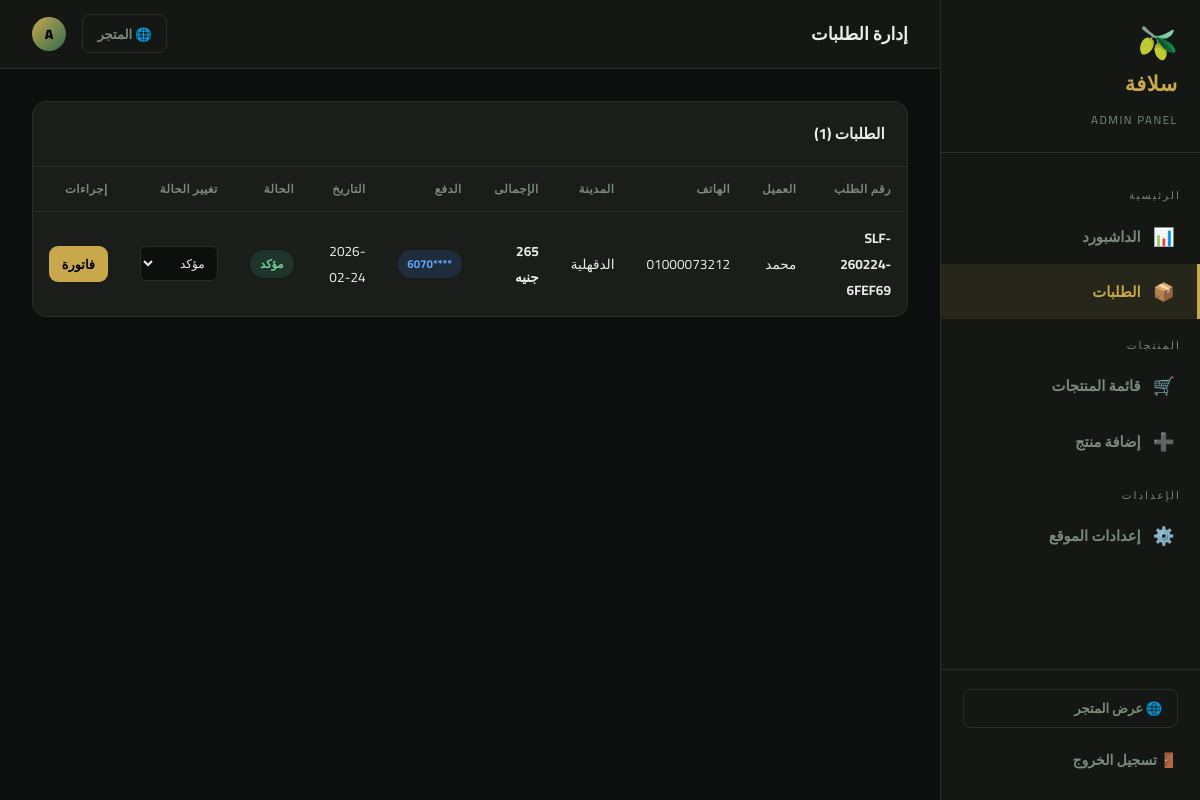
The page /admin/orders (signed in) on the database as committed earlier.
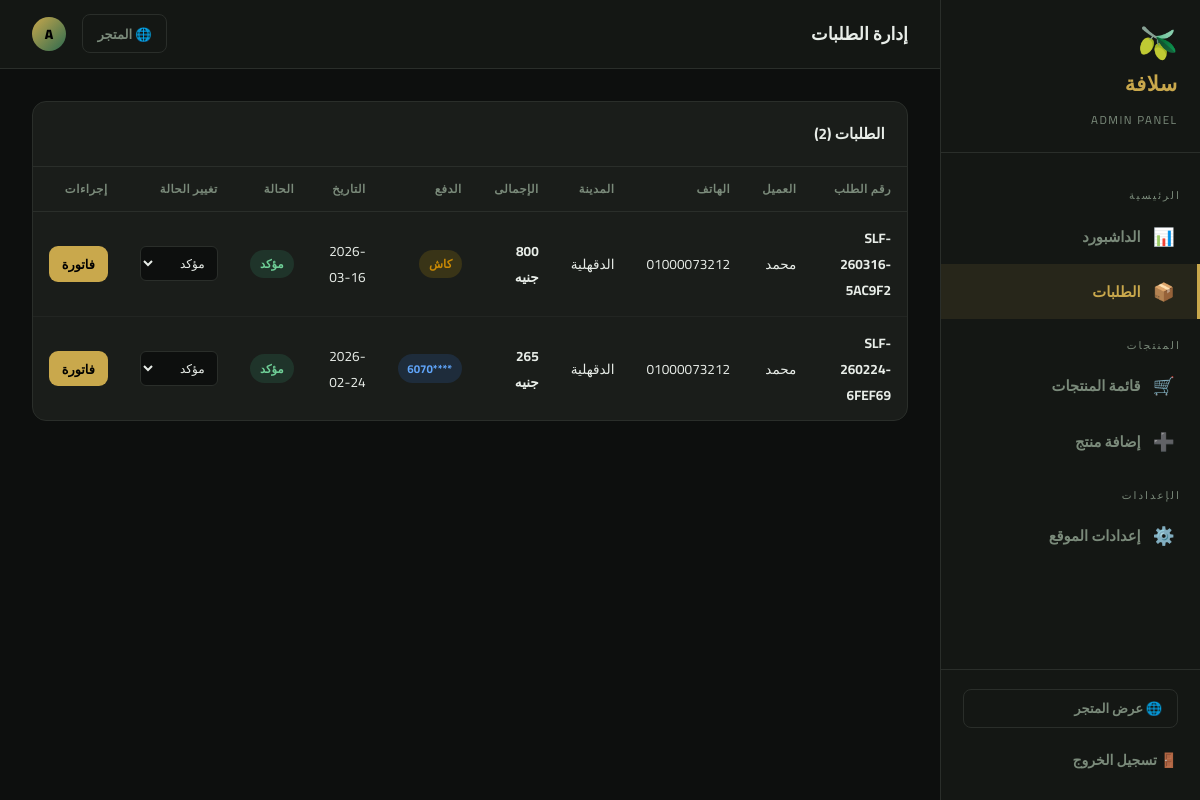
The same page on the database as committed later.
### tables this page shows
CREATE TABLE settings (
            key TEXT PRIMARY KEY,
            value TEXT
        );

CREATE TABLE orders (
            id INTEGER PRIMARY KEY AUTOINCREMENT,
            order_number TEXT,
            full_name TEXT, phone TEXT, city TEXT, address TEXT,
            total REAL, tax REAL, grand_total REAL,
            card_last4 TEXT, status TEXT DEFAULT 'confirmed',
            lang TEXT DEFAULT 'ar',
            created_at TEXT DEFAULT CURRENT_TIMESTAMP
        , payment_method TEXT DEFAULT 'card');

### app.py (the view)
@app.route('/admin/orders')
@admin_required
def admin_orders():
    con = db()
    orders = con.execute('SELECT * FROM orders ORDER BY id DESC').fetchall()
    con.close()
    return render_template('admin/orders.html', orders=orders)

### app.py (called while the page is built)
def db():
    c = sqlite3.connect(DB)
    c.row_factory = sqlite3.Row
    return c

def get_all_settings():
    con = db()
    rows = con.execute('SELECT key, value FROM settings').fetchall()
    con.close()
    return {r['key']: r['value'] for r in rows}

def get_lang():
    return session.get('lang', 'ar')

@app.context_processor
def inject_globals():
    return dict(s=get_all_settings(), lang=get_lang())

def admin_required(f):
    @wraps(f)
    def decorated(*args, **kwargs):
        if not session.get('admin_logged_in'):
            return redirect(url_for('admin_login'))
        return f(*args, **kwargs)
    return decorated

### templates/admin/orders.html (shortened to what this page needs)
{% extends "admin/base.html" %}
{% block page_title %} إدارة الطلبات{% endblock %}
{% block content %}
<div class="a-card">
  <div class="a-card-head"><h3>الطلبات ({{ orders|length }})</h3></div>
  <div style="padding:0">
    <table class="a-table">
      <thead>
        <tr>
          <th>رقم الطلب</th>
          <th>العميل</th>
          <th>الهاتف</th>
          <th>المدينة</th>
          <th>الإجمالى</th>
          <th>الدفع</th>
          <th>التاريخ</th>
          <th>الحالة</th>
          <th>تغيير الحالة</th>
          <th>إجراءات</th>
        </tr>
      </thead>
      <tbody>
        {% for o in orders %}
        <tr>
          <td><strong>{{ o['order_number'] }}</strong></td>
          <td>{{ o['full_name'] }}</td>
          <td>{{ o['phone'] }}</td>
          <td>{{ o['city'] }}</td>
          <td><strong style="color:var(--dk)">{{ o['grand_total']|int }} جنيه</strong></td>
          <td>
            {% if o['payment_method']=='cod' %}
              <span class="pay-badge pay-cod"> كاش</span>
            {% else %}
              <span class="pay-badge pay-card"> ****{{ o['card_last4'] }}</span>
            {% endif %}
          </td>
          <td>{{ o['created_at'][:10] }}</td>
          <td>
            <span class="badge {% if o['status']=='confirmed' %}badge-green{% elif o['status']=='shipped' %}badge-gold{% elif o['status']=='pending' %}badge-gold{% else %}badge-red{% endif %}">
              {% if o['status']=='confirmed' %} مؤكد
              {% elif o['status']=='pending' %} انتظار
              {% elif o['status']=='shipped' %} مشحون
              {% elif o['status']=='cancelled' %} ملغى
              {% else %}{{ o['status'] }}{% endif %}
            </span>
          </td>
          <td>
            <form action="{{ url_for('admin_order_status', oid=o['id']) }}" method="POST">
              <select name="status" class="status-sel" onchange="this.form.submit()">
                <option value="confirmed" {% if o['status']=='confirmed' %}selected{% endif %}> مؤكد</option>
              </select>
            </form>
          </td>
          <td>
            <a href="{{ url_for('admin_order_invoice', oid=o['id']) }}"
               class="btn btn-gold btn-sm" target="_blank"> فاتورة</a>
          </td>
        </tr>
        {% else %}
        <tr><td colspan="10" style="text-align:center;color:#aaa;padding:3rem">لا توجد طلبات بعد</td></tr>
        {% endfor %}
      </tbody>
    </table>
  </div>
</div>
{% endblock %}

### templates/admin/base.html (shortened to what this page needs)
<!DOCTYPE html>
<html lang="ar" dir="rtl">
<head>
</head>
<body>
<aside class="sidebar" id="sidebar">
  <div class="sidebar-brand">
    <span class="brand-icon">🫒</span>
    <span class="brand-name">{{ s.site_name_ar or 'سُلافة' }}</span>
    <span class="brand-sub">Admin Panel</span>
  </div>
  <nav class="sidebar-nav">
    <div class="nav-section">الرئيسية</div>
    <a href="{{ url_for('admin_dashboard') }}" class="nav-link {% if request.endpoint == 'admin_dashboard' %}active{% endif %}">
      <span class="nav-icon">📊</span> الداشبورد
    </a>
    <a href="{{ url_for('admin_orders') }}" class="nav-link {% if request.endpoint == 'admin_orders' %}active{% endif %}">
      <span class="nav-icon">📦</span> الطلبات
    </a>
    <div class="nav-section">المنتجات</div>
    <a href="{{ url_for('admin_products') }}" class="nav-link {% if request.endpoint in ['admin_products','admin_product_edit'] %}active{% endif %}">
      <span class="nav-icon">🛒</span> قائمة المنتجات
    </a>
    <a href="{{ url_for('admin_product_add') }}" class="nav-link {% if request.endpoint == 'admin_product_add' %}active{% endif %}">
      <span class="nav-icon">➕</span> إضافة منتج
    </a>
    <div class="nav-section">الإعدادات</div>
    <a href="{{ url_for('admin_settings') }}" class="nav-link {% if request.endpoint == 'admin_settings' %}active{% endif %}">
      <span class="nav-icon">⚙️</span> إعدادات الموقع
    </a>
  </nav>
  <div class="sidebar-footer">
    <a href="{{ url_for('index') }}" class="store-link">🌐 عرض المتجر</a>
    <a href="{{ url_for('admin_logout') }}" class="logout-btn">🚪 تسجيل الخروج</a>
  </div>
</aside>
<div class="main">
  <header class="topbar">
    <div style="display:flex;align-items:center;gap:1rem">
      <div class="page-title">{% block page_title %}<span>📊</span> الداشبورد{% endblock %}</div>
    </div>
    <div class="topbar-actions">
      <a href="{{ url_for('index') }}" class="topbar-store-link">🌐 المتجر</a>
      <div class="admin-avatar">A</div>
    </div>
  </header>
  <div class="content">
    {% block content %}{% endblock %}
  </div>
</div>
</body>
</html>

### templates/admin/base.html (style rules this page uses)
:root { --bg:#0d0f0e; --surface:#141714; --card:#1a1d1a; --border:#2a2e2a; --gold:#c9a84c; --gold-lt:#e2c97e; --green:#2d6a4f; --green-lt:#3a8a65; --red:#c0392b; --text:#e8ede8; --muted:#7a8a7a; --sidebar-w:260px; }
*,*::before,*::after { box-sizing:border-box;margin:0;padding:0 }
body { font-family:"Cairo",sans-serif;background:var(--bg);color:var(--text);min-height:100vh;display:flex }
.sidebar { width:var(--sidebar-w);background:var(--surface);border-left:1px solid var(--border);display:flex;flex-direction:column;position:fixed;top:0;right:0;bottom:0;z-index:100;overflow-y:auto }
.sidebar-brand { padding:1.6rem 1.4rem 1.2rem;border-bottom:1px solid var(--border) }
.brand-icon { font-size:2rem;line-height:1;display:block;margin-bottom:.4rem }
.brand-name { font-size:1.3rem;font-weight:900;color:var(--gold);letter-spacing:.5px;display:block }
.brand-sub { font-size:.72rem;color:var(--muted);letter-spacing:1.5px;text-transform:uppercase }
.sidebar-nav { padding:1rem 0;flex:1 }
.nav-section { padding:.4rem 1.2rem .2rem;font-size:.65rem;color:var(--muted);letter-spacing:2px;text-transform:uppercase;margin-top:.6rem }
.nav-link { display:flex;align-items:center;gap:.75rem;padding:.7rem 1.4rem;color:var(--muted);text-decoration:none;font-size:.92rem;font-weight:600;transition:all .2s;border-right:3px solid transparent }
.nav-link.active { color:var(--gold);background:rgba(201,168,76,.1);border-right-color:var(--gold) }
.nav-icon { font-size:1.1rem;width:22px;text-align:center;flex-shrink:0 }
.sidebar-footer { padding:1.2rem 1.4rem;border-top:1px solid var(--border) }
.store-link { display:flex;align-items:center;gap:.4rem;color:var(--muted);text-decoration:none;font-size:.82rem;font-weight:600;padding:.4rem .9rem;border:1px solid var(--border);border-radius:8px;transition:all .2s;margin-bottom:.7rem }
.logout-btn { display:flex;align-items:center;gap:.6rem;color:var(--muted);text-decoration:none;font-size:.88rem;font-weight:600;transition:color .2s;padding:.5rem 0 }
.main { margin-right:var(--sidebar-w);flex:1;display:flex;flex-direction:column;min-height:100vh }
.topbar { background:var(--surface);border-bottom:1px solid var(--border);padding:.9rem 2rem;display:flex;align-items:center;justify-content:space-between;position:sticky;top:0;z-index:50 }
.page-title { font-size:1.1rem;font-weight:700;color:var(--text) }
.topbar-actions { display:flex;align-items:center;gap:1rem }
.topbar-store-link { display:flex;align-items:center;gap:.4rem;color:var(--muted);text-decoration:none;font-size:.82rem;font-weight:600;padding:.4rem .9rem;border:1px solid var(--border);border-radius:8px;transition:all .2s }
.admin-avatar { width:34px;height:34px;background:linear-gradient(135deg,var(--gold),var(--green));border-radius:50%;display:flex;align-items:center;justify-content:center;font-size:.85rem;font-weight:900;color:#000 }
.content { padding:2rem;flex:1 }
.btn { display:inline-flex;align-items:center;gap:.4rem;padding:.55rem 1.2rem;border-radius:9px;font-family:"Cairo",sans-serif;font-size:.88rem;font-weight:700;cursor:pointer;border:none;text-decoration:none;transition:all .2s }
.btn-gold { background:var(--gold);color:#000 }
.btn-sm { padding:.35rem .8rem;font-size:.8rem }
table { width:100%;border-collapse:collapse }
th { text-align:right;padding:.75rem 1rem;font-size:.75rem;color:var(--muted);font-weight:700;letter-spacing:.5px;border-bottom:1px solid var(--border);white-space:nowrap }
td { padding:.85rem 1rem;font-size:.88rem;border-bottom:1px solid rgba(42,46,42,.6);vertical-align:middle }
tr:last-child td { border-bottom:none }
.badge { display:inline-block;padding:.2rem .65rem;border-radius:20px;font-size:.72rem;font-weight:700 }
.badge-green { background:rgba(45,106,79,.3);color:#6fcf97 }

Rows that differ between the two databases and show on the page:
added orders: order_number "SLF-260316-5AC9F2", full_name "محمد", phone "01000073212", city "الدقهلية", grand_total "800", payment_method "كاش", created_at "2026-03-16", shows "مؤكد", status "مؤكد"
Other text that changed with them:
{{ orders|length }}: "1" → "2"
